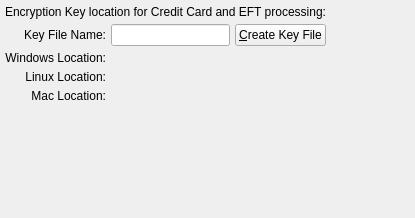
<?xml version="1.0" encoding="UTF-8"?>
<ui version="4.0">
 <comment>This file is part of the xTuple ERP: PostBooks Edition, a free and
open source Enterprise Resource Planning software suite,
Copyright (c) 1999-2018 by OpenMFG LLC, d/b/a xTuple.
It is licensed to you under the Common Public Attribution License
version 1.0, the full text of which (including xTuple-specific Exhibits)
is available at www.xtuple.com/CPAL.  By using this software, you agree
to be bound by its terms.</comment>
 <class>configureEncryption</class>
 <widget class="QWidget" name="configureEncryption">
  <property name="geometry">
   <rect>
    <x>0</x>
    <y>0</y>
    <width>415</width>
    <height>218</height>
   </rect>
  </property>
  <property name="windowTitle">
   <string>Encryption Configuration</string>
  </property>
  <layout class="QGridLayout" name="gridLayout_2">
   <item row="0" column="0">
    <layout class="QHBoxLayout" name="horizontalLayout">
     <item>
      <layout class="QVBoxLayout" name="verticalLayout">
       <item>
        <layout class="QGridLayout" name="gridLayout">
         <item row="0" column="0" colspan="2">
          <widget class="QLabel" name="_ccEncryptionLabel">
           <property name="text">
            <string>Encryption Key location for Credit Card and EFT processing:</string>
           </property>
          </widget>
         </item>
         <item row="1" column="0">
          <widget class="QLabel" name="_ccEncKeyNameLit">
           <property name="text">
            <string>Key File Name:</string>
           </property>
           <property name="alignment">
            <set>Qt::AlignRight|Qt::AlignTrailing|Qt::AlignVCenter</set>
           </property>
           <property name="buddy">
            <cstring>_ccEncKeyName</cstring>
           </property>
          </widget>
         </item>
         <item row="1" column="1">
          <layout class="QHBoxLayout" name="horizontalLayout">
           <item>
            <widget class="QLineEdit" name="_ccEncKeyName">
            </widget>
           </item>
           <item>
           <widget class="QPushButton" name="_createFile">
            <property name="text">
             <string>&amp;Create Key File</string>
            </property>
           </widget>
          </item>
          </layout>
         </item>
         <item row="2" column="0">
          <widget class="QLabel" name="_ccWinEncKeyLit">
           <property name="text">
            <string>Windows Location:</string>
           </property>
           <property name="alignment">
            <set>Qt::AlignRight|Qt::AlignTrailing|Qt::AlignVCenter</set>
           </property>
          </widget>
         </item>
         <item row="2" column="1">
          <widget class="FileCluster" name="_ccWinEncKey">
           <property name="fileMode">
            <enum>QFileDialog::DirectoryOnly</enum>
           </property>
          </widget>
         </item>
         <item row="3" column="0">
          <widget class="QLabel" name="_ccLinEncKeyLit">
           <property name="text">
            <string>Linux Location:</string>
           </property>
           <property name="alignment">
            <set>Qt::AlignRight|Qt::AlignTrailing|Qt::AlignVCenter</set>
           </property>
          </widget>
         </item>
         <item row="3" column="1">
          <widget class="FileCluster" name="_ccLinEncKey">
           <property name="fileMode">
            <enum>QFileDialog::Directory</enum>
           </property>
          </widget>
         </item>
         <item row="4" column="0">
          <widget class="QLabel" name="_ccMacEncKeyLit">
           <property name="text">
            <string>Mac Location:</string>
           </property>
           <property name="alignment">
            <set>Qt::AlignRight|Qt::AlignTrailing|Qt::AlignVCenter</set>
           </property>
          </widget>
         </item>
         <item row="4" column="1">
          <widget class="FileCluster" name="_ccMacEncKey">
           <property name="fileMode">
            <enum>QFileDialog::Directory</enum>
           </property>
          </widget>
         </item>
        </layout>
       </item>
       <item>
        <spacer>
         <property name="orientation">
          <enum>Qt::Vertical</enum>
         </property>
         <property name="sizeHint" stdset="0">
          <size>
           <width>40</width>
           <height>0</height>
          </size>
         </property>
        </spacer>
       </item>
      </layout>
     </item>
     <item>
      <spacer name="horizontalSpacer">
       <property name="orientation">
        <enum>Qt::Horizontal</enum>
       </property>
       <property name="sizeHint" stdset="0">
        <size>
         <width>0</width>
         <height>20</height>
        </size>
       </property>
      </spacer>
     </item>
    </layout>
   </item>
  </layout>
 </widget>
 <layoutdefault spacing="5" margin="5"/>
 <customwidgets>
  <customwidget>
   <class>FileCluster</class>
   <extends>QWidget</extends>
   <header>filecluster.h</header>
  </customwidget>
 </customwidgets>
 <tabstops>
  <tabstop>_ccEncKeyName</tabstop>
 </tabstops>
 <resources/>
 <connections/>
</ui>
